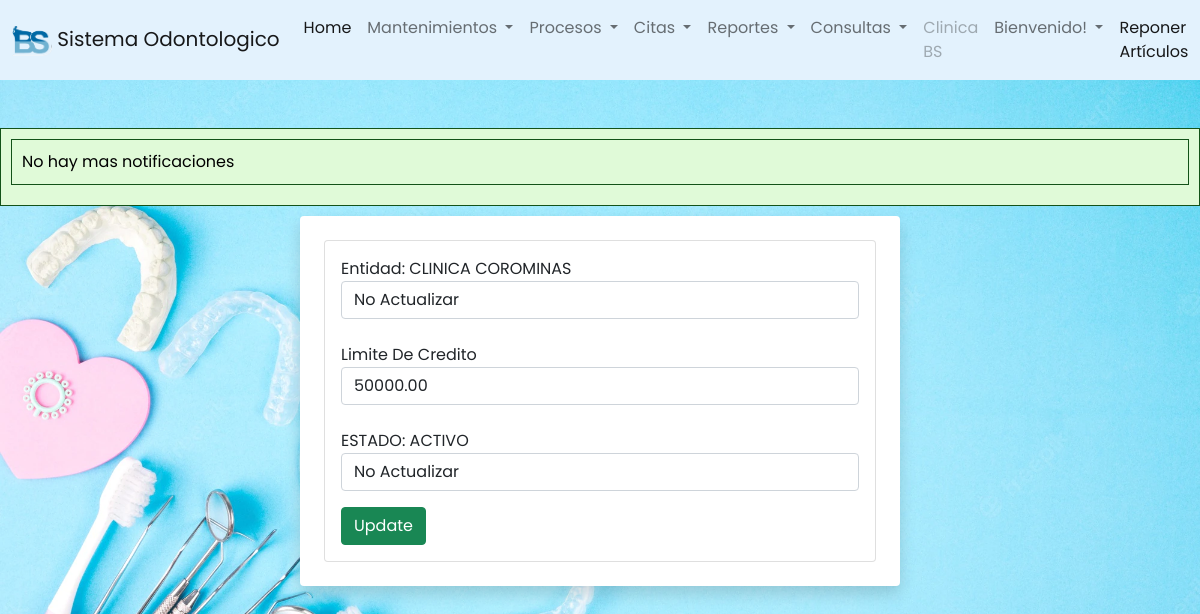
The app's page /odontologia/clientes/editarcli.php?id=1 with its own data.
### tables this page shows
CREATE TABLE `clientes` (
  `idcli` int(11) NOT NULL,
  `id_ent` int(11) DEFAULT NULL,
  `lim_cred` decimal(10,2) DEFAULT NULL,
  `status` int(11) DEFAULT NULL
);

CREATE TABLE `entidad` (
  `id_ent` int(11) NOT NULL,
  `nom_ent` varchar(100) DEFAULT NULL,
  `datos` int(11) DEFAULT NULL,
  `status` int(11) DEFAULT NULL
);

CREATE TABLE `estados` (
  `id_status` int(11) NOT NULL,
  `des_status` varchar(50) DEFAULT NULL
);

### odontologia/clientes/editarcli.php (the view, shortened to what this page needs)
<?php
    include('../conexion.php');
    if(isset($_GET['id'])){
        $id = $_GET['id'];
        $query ="SELECT cli.status status,ent.id_ent id_ent,ent.nom_ent Nombre,cli.lim_cred Credito,st.des_status Estado,cli.status FROM clientes cli inner join entidad ent on ent.id_ent=cli.id_ent inner JOIN estados st on st.id_status=cli.status WHERE idcli = '$id'";
        $result = mysqli_query($conexion, $query);
        if(mysqli_num_rows($result) == 1){
            while($row = mysqli_fetch_array($result)){
                $id_ent=$row['id_ent'];
                $nombre = $row['Nombre'];
                $lim_cred = $row['Credito'];
                $Estado = $row['Estado'];
                $id_status=$row['status'];
            }
        }
    }
?>
<?php include("../includes/header.php")?>
<?php include("../includes/footer.php")?>
<div class="container bg-white rounded shadow p-4 col-xl-4 col-lg-6" style="width: 50%">
    <div class="card card-body">
        <form id="formulario" method="POST" action="editarcli.php?id=<?php echo $_GET['id'];?> ">
            <div class="mb-3">
                <label>Entidad:
                    <?php echo $nombre ?>
                </label>
                <select class="form-control" name="id_ent">
                    <option value="<?php echo $id_ent;?>">No Actualizar</option>
                </select>
                <br>
                <label for="lim_cred">Limite De Credito</label>
                <input value="<?php echo $lim_cred;?>" type="number" class="form-control" name="lim_cred" step="any"
                    id="lim_cred" min="0">
                <br>
                <label for="">ESTADO:
                    <?php echo $Estado ?>
                </label>
                <select class="form-control" name="status">
                    <option value="<?php echo $id_status;?>">No Actualizar</option>
                </select>
            </div>
            <button class="btn btn-success" name="update">
                Update
            </button>
        </form>
    </div>
</div>

### odontologia/CSS/styl.css (style rules this page uses)
* { margin: 0; padding: 0; user-select: none; box-sizing: border-box; font-family: 'Poppins', sans-serif; }
body { margin: 0; background-image: url('fondo\ menu.webp'); background-size: cover; background-attachment: fixed; }

### odontologia/includes/ejecutar_procedimiento.php (style rules this page uses)
body { background-color: #f0f0f0; font-family: Arial, sans-serif; color: #333; margin: 0; padding: 0; }

### records on screen
clientes: id_ent.nom_ent "CLINICA COROMINAS", lim_cred "50000.00", status.des_status "ACTIVO"
